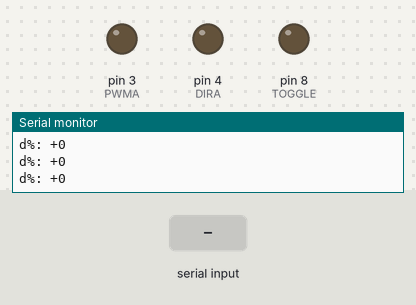
Bench run of a sketch on a simulated Arduino Uno, built with avr-gcc and run on an emulated ATmega328P. On the bench: output pins drawn as LEDs (lit = HIGH), the last lines printed to the serial monitor. Inputs (shaded band) come from the test bench.

Above: at 1.2 s.
1.3 s: "90,45\n" received over Serial
At 2.6 s:
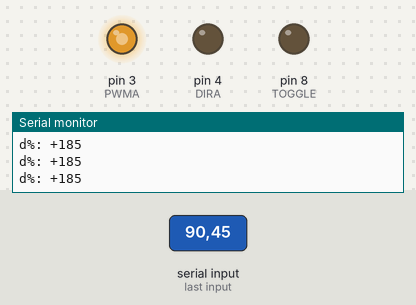
2.9 s: "5\n" received over Serial
At 3.8 s:
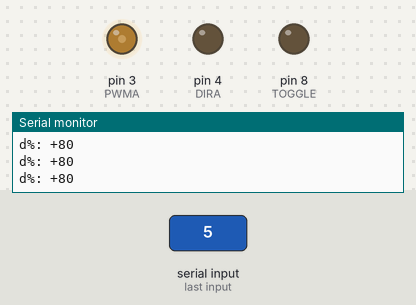
4.4 s: "90\n" received over Serial
At 4.9 s:
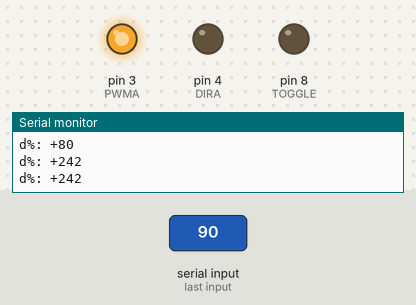
Timing chart, 0 to 7.4 s (numbered marks = the images above; inputs shaded):
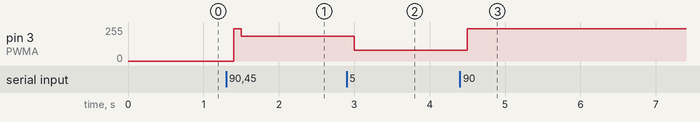

Measured:
- after the input at 1.3 s, pin 3 (PWMA): 0/255 → 242/255 after 0.10 s, → 185/255 0.10 s later
- after the input at 2.9 s, pin 3 (PWMA): 185/255 → 80/255 after 0.10 s
- after the input at 4.4 s, pin 3 (PWMA): 80/255 → 242/255 after 0.10 s

The sketch:

sketch_apr6a.ino
```cpp
#define PWMA 3
#define DIRA 4
#define POSA 0
#define TOGGLE 8

#define CALIBRATION 59.55  // millimeters
#define REPEL   LOW
#define ATTRACT HIGH
#define READS 80

#define LEVITATION_TARGET 44.0 // 28-36mm
#define SAMPLEFREQ 120.0
#define MEMORY 2.0
#define THRESHOLD 0.5
#define DELTA 15
#define BIAS -110

#define Kp 15.0
#define Ki 80.0
#define Kd 40.0

#define KpSTART 8
#define KpMAX 30
#define KdSTART 20
#define KdMAX 60

void setup() {
  // put your setup code here, to run once:
  pinMode(PWMA, OUTPUT);
  pinMode(DIRA, OUTPUT);
  pinMode(TOGGLE, OUTPUT);
  Serial.begin(115200);
  Serial.setTimeout(250);
}

void loop() {
  static long setting1, setting2;
  if(setting1 = Serial.parseInt())
    setting2 = setting1;
  electromagnet( powerLookup(setting2) );
  delay(100);
}


void printStats() {
}


void electromagnet(int duty) {
  static bool magPol = REPEL;
  Serial.print("d%: ");
  if(duty < 0) {
    duty = -duty;
    magPol = ATTRACT;
    Serial.print("-");
  }
  else {
    magPol = REPEL;
    Serial.print("+");
  }

  if(duty > 255)
    duty = 255;
  else if(duty < 0)
    duty = 0;

  Serial.println(duty);

  digitalWrite(DIRA, magPol);
  analogWrite(PWMA, duty);
}

float readDistance() {
  static float distance, accumulator;

  accumulator = 0;
  for(int i=0; i<READS; i++) {
    distance = CALIBRATION / (5.0/1024.0*analogRead(POSA));
    accumulator += distance;
  }

  distance = accumulator / READS;

//  distance = CALIBRATION / (5.0/1024.0*analogRead(POSA));

  return distance;
}

int powerLookup(float powerSetting)
{
  static int duty;
  static unsigned int index;
  const static int iLookup[201] = { -255, -254, -252, -251, -250, -249, -247, -246, -245, -244, -243, -242, -241, -239, -238, -237, -236, -234, -233, -232, -231, -229, -228, -227, -226, -225, -223, -222, -221, -219, -218, -217, -216, -214, -213, -212, -210, -209, -208, -207, -206, -204, -203, -202, -200, -199, -198, -197, -195, -194, -193, -192, -190, -189, -188, -187, -185, -184, -183, -182, -180, -179, -178, -176, -175, -174, -173, -171, -170, -169, -168, -166, -165, -164, -163, -161, -160, -159, -157, -156, -154, -152, -150, -147, -144, -141, -137, -132, -128, -122, -117, -111, -104, -97, -88, -77, -67, -54, -42, -26, 0, 26, 42, 56, 71, 80, 88, 97, 106, 111, 118, 123, 128, 132, 137, 141, 143, 146, 149, 152, 153, 155, 157, 158, 159, 161, 162, 163, 164, 166, 167, 168, 169, 170, 172, 173, 174, 175, 176, 178, 179, 180, 181, 183, 184, 185, 186, 187, 189, 190, 191, 192, 194, 195, 196, 197, 199, 200, 201, 203, 204, 205, 206, 207, 209, 210, 211, 213, 214, 215, 216, 218, 219, 220, 221, 223, 224, 225, 227, 228, 229, 230, 232, 233, 234, 236, 237, 238, 240, 241, 242, 244, 245, 246, 247, 249, 250, 251, 253, 254, 255 };

  if(powerSetting > 100)
    powerSetting = 100;
  else if(powerSetting < -100)
    powerSetting = -100;

  index = (100 + (int)powerSetting);

  return duty = iLookup[index];
}
```
